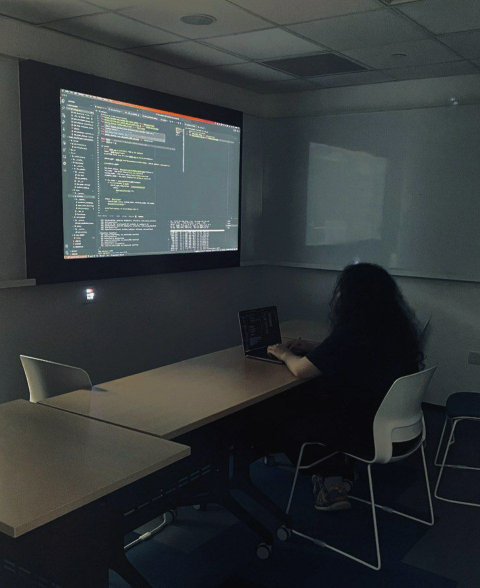
#> input picture yigitlooks.jpg, 960 x 1175 px (shown at 1/2 size)
$ python -i main.py   (imports and definitions only)
#> lines starting #> are read from the running program, lines starting #| are printed output that depends on the picture; after the words box and inside, x2 and y2 are one past the last pixel; in counts of white or black regions, pixels touching at a corner belong together
#> further down, picture is the input picture: PIL image 960x1175 RGB; mean R, G, B 50.9, 56.2, 57.7

from telegram import Update
from telegram.ext import ApplicationBuilder, CommandHandler, ContextTypes, MessageHandler, filters

import requests
from PIL import Image, ImageFilter
import io
import numpy

#if token exists in token.txt, read it
# [12 lines not run here, left out]

def find_coeffs(pa, pb):
    matrix = []
    for p1, p2 in zip(pa, pb):
        matrix.append([p1[0], p1[1], 1, 0, 0, 0, -p2[0]*p1[0], -p2[0]*p1[1]])
        matrix.append([0, 0, 0, p1[0], p1[1], 1, -p2[1]*p1[0], -p2[1]*p1[1]])

    A = numpy.matrix(matrix, dtype=numpy.float32)
    B = numpy.array(pb).reshape(8)

    res = numpy.dot(numpy.linalg.inv(A.T * A) * A.T, B)
    return numpy.array(res).reshape(8)

def image_process(image):
    background_image = Image.open('yigitlooks.jpg')
    background_image = background_image.convert('RGBA')

    image = image.filter(ImageFilter.GaussianBlur(radius=0.5))

    width, height = image.size
#> width = 960; height = 1175
    aspect_ratio = 16 / 9

    # Determine the target height and width based on the image's aspect ratio
    if width / height > aspect_ratio:
        # Image is too wide
        new_height = height
        new_width = int(height * aspect_ratio)
    else:
        # Image is too tall
        new_width = width
#> new_width = 960
        new_height = int(width / aspect_ratio)
#> new_height = 540

    # Calculate cropping area
    left = (width - new_width) / 2
#> left = 0
    top = (height - new_height) / 2
#> top = 317.5
    right = (width + new_width) / 2
#> right = 960
    bottom = (height + new_height) / 2
#> bottom = 857.5
    crop_area = (left, top, right, bottom)
#> crop_area = (0, 317.5, 960, 857.5)

    # Crop the image to the 16:9 aspect ratio
    image = image.crop(crop_area)
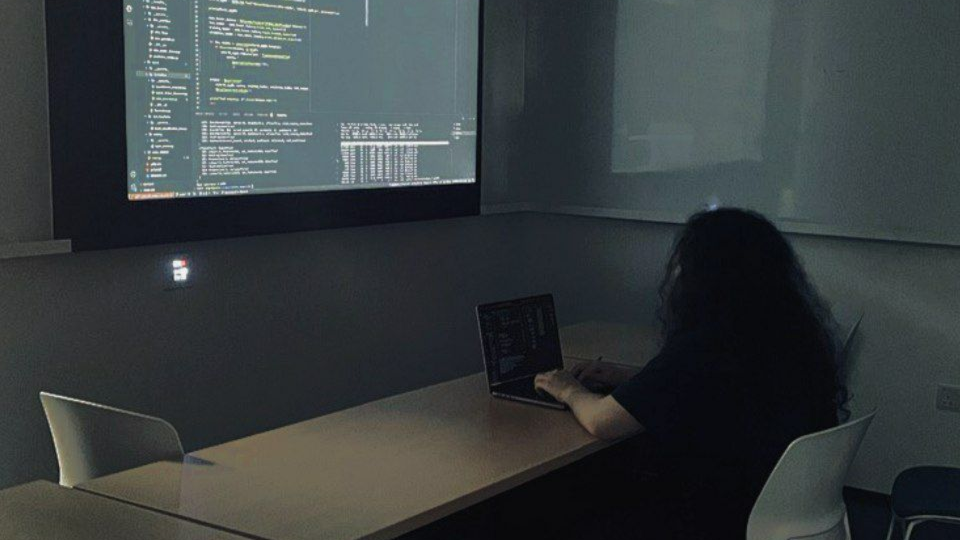
#> image: PIL image 960x540 RGB; mean R, G, B 55.5, 61.6, 62.9
    width, height = image.size
#> height = 540

    size = 1024
    coeffs = find_coeffs(
        [(121, 177), (480, 254), (129, 518), (475, 502)],
        [(0, 0), (width, 0), (0, height), (width, height)]
        )

    # Resize the image to 512x512
    #image = image.resize((size, size), Image.BICUBIC)
    image_o = image.transform((size, size), Image.PERSPECTIVE, coeffs, Image.BICUBIC, fillcolor=(0, 0, 0, 0))
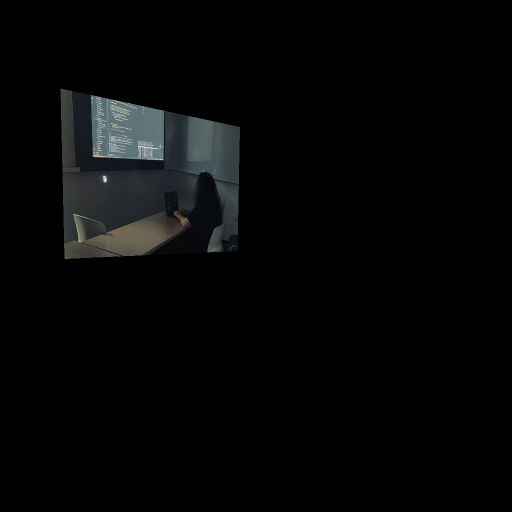
#> image_o: PIL image 1024x1024 RGB (shown at 1/2 size); mean R, G, B 5.7, 6.2, 6.4

    mask = Image.new("L", (width, height), 255)
#> mask: PIL image 960x540 L; every value is 255
    mask = mask.transform((size, size), Image.PERSPECTIVE, coeffs, Image.BICUBIC, fillcolor=(0))
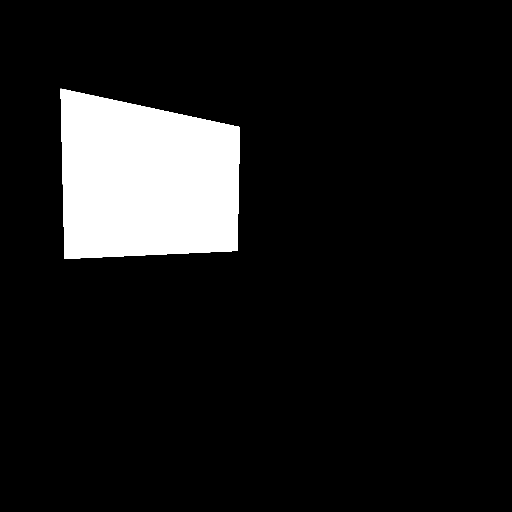
#> mask: PIL image 1024x1024 L (shown at 1/2 size); 9.9% white; 1 white region, box (x1, y1, x2, y2) and area: (121, 177, 480, 518) 103766


    #put image to background
    background_image.paste(image_o, (0, 0), mask)
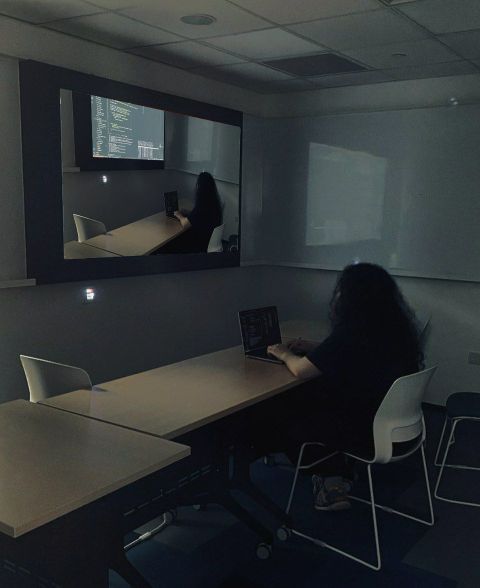
#> background_image: PIL image 960x1175 RGBA (shown at 1/2 size); mean R, G, B, A 45.7, 50.1, 51.6, 255


    reflection_coeffs = find_coeffs(
        [(615, 279), (777, 315), (608, 494), (765, 481)],
        [(0, 0), (width, 0), (0, height), (width, height)]
        )

    image_reflection = image.transpose(Image.FLIP_LEFT_RIGHT)
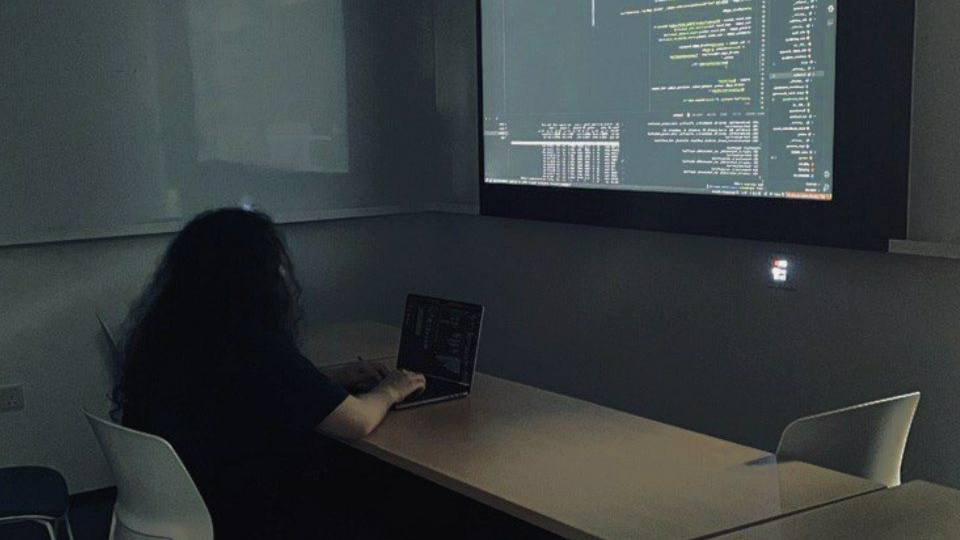
#> image_reflection: PIL image 960x540 RGB; mean R, G, B 55.5, 61.6, 62.9
    image_reflection = image_reflection.transform((size, size), Image.PERSPECTIVE, reflection_coeffs, Image.BICUBIC, fillcolor=(0, 0, 0, 0))
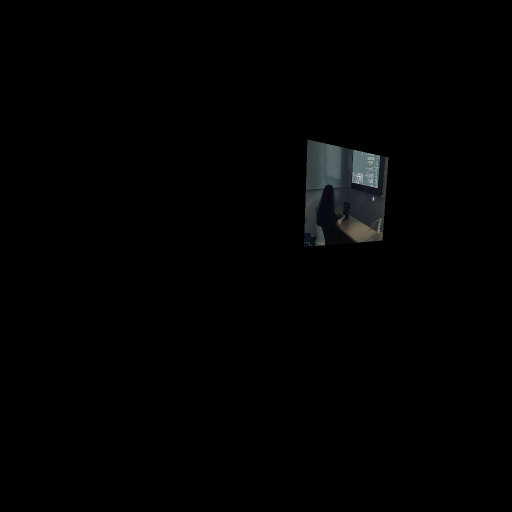
#> image_reflection: PIL image 1024x1024 RGB (shown at 1/2 size); mean R, G, B 1.6, 1.8, 1.8

    #blur image
    image_reflection = image_reflection.filter(ImageFilter.GaussianBlur(radius=5))

    mask = Image.new("L", (width, height), 50)
#> mask: PIL image 960x540 L; every value is 50
    mask = mask.transform((size, size), Image.PERSPECTIVE, reflection_coeffs, Image.BICUBIC, fillcolor=(0))
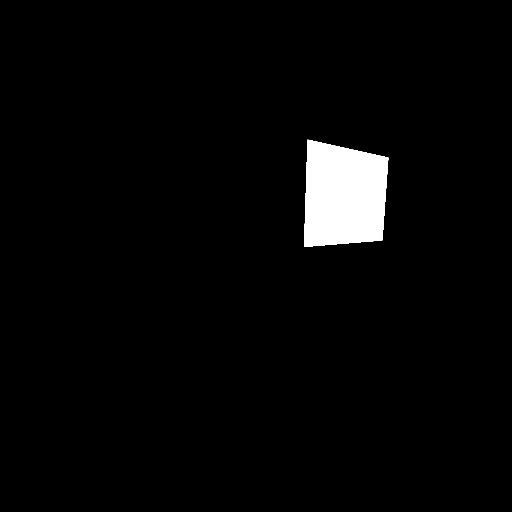
#> mask: PIL image 1024x1024 L (shown at 1/2 size); values 0 (black) and 50 (white), 2.9% white; 1 white region, box (x1, y1, x2, y2) and area: (608, 279, 777, 494) 30491
    mask = mask.filter(ImageFilter.GaussianBlur(radius=5))

    #put image to background
    background_image.paste(image_reflection, (0, 0), mask)

    return background_image

# [39 lines not run here, left out]


# [1 line that did not run here, left out]
# [3 lines not run here, left out]

>>> from PIL import Image
>>> picture = Image.open('yigitlooks.jpg')
>>> result = image_process(picture)
